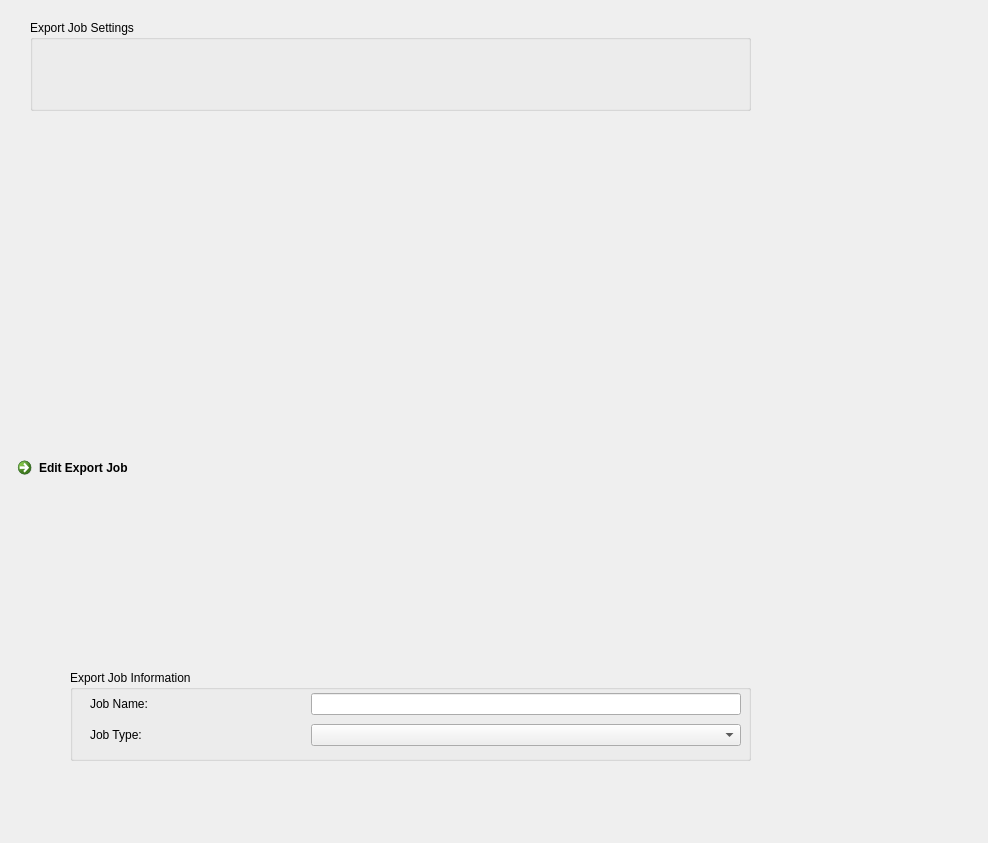
<?xml version="1.0" encoding="UTF-8"?>
<ui version="4.0">
 <class>EditWindow</class>
 <widget class="QMainWindow" name="EditWindow">
  <property name="geometry">
   <rect>
    <x>0</x>
    <y>0</y>
    <width>988</width>
    <height>843</height>
   </rect>
  </property>
  <property name="windowTitle">
   <string>Edit ExportJob</string>
  </property>
  <widget class="QWidget" name="centralwidget">
   <widget class="QCommandLinkButton" name="btn_createNewExport">
    <property name="geometry">
     <rect>
      <x>10</x>
      <y>450</y>
      <width>681</width>
      <height>41</height>
     </rect>
    </property>
    <property name="layoutDirection">
     <enum>Qt::LeftToRight</enum>
    </property>
    <property name="text">
     <string>Edit Export Job</string>
    </property>
    <property name="autoDefault">
     <bool>true</bool>
    </property>
    <property name="default">
     <bool>true</bool>
    </property>
   </widget>
   <widget class="QWidget" name="gridLayoutWidget_2">
    <property name="geometry">
     <rect>
      <x>30</x>
      <y>510</y>
      <width>551</width>
      <height>121</height>
     </rect>
    </property>
    <layout class="QGridLayout" name="gridLayout_2">
     <item row="0" column="0">
      <layout class="QHBoxLayout" name="horizontalLayout"/>
     </item>
    </layout>
   </widget>
   <widget class="QWidget" name="horizontalLayoutWidget_3">
    <property name="geometry">
     <rect>
      <x>70</x>
      <y>670</y>
      <width>681</width>
      <height>91</height>
     </rect>
    </property>
    <layout class="QHBoxLayout" name="horizontalLayout_3">
     <item>
      <widget class="QGroupBox" name="groupBox">
       <property name="title">
        <string>Export Job Information</string>
       </property>
       <widget class="QWidget" name="gridLayoutWidget">
        <property name="geometry">
         <rect>
          <x>20</x>
          <y>20</y>
          <width>651</width>
          <height>61</height>
         </rect>
        </property>
        <layout class="QGridLayout" name="gridLayout">
         <item row="0" column="0">
          <widget class="QLabel" name="label">
           <property name="text">
            <string>Job Name:</string>
           </property>
          </widget>
         </item>
         <item row="1" column="0">
          <widget class="QLabel" name="label_2">
           <property name="text">
            <string>Job Type:</string>
           </property>
          </widget>
         </item>
         <item row="0" column="1" colspan="2">
          <widget class="QLineEdit" name="lineEdit"/>
         </item>
         <item row="1" column="1" colspan="2">
          <widget class="QComboBox" name="comboBox"/>
         </item>
        </layout>
       </widget>
       <widget class="QWidget" name="horizontalLayoutWidget_2">
        <property name="geometry">
         <rect>
          <x>300</x>
          <y>100</y>
          <width>160</width>
          <height>80</height>
         </rect>
        </property>
        <layout class="QHBoxLayout" name="horizontalLayout_2"/>
       </widget>
      </widget>
     </item>
    </layout>
   </widget>
   <widget class="QWidget" name="horizontalLayoutWidget_4">
    <property name="geometry">
     <rect>
      <x>30</x>
      <y>20</y>
      <width>721</width>
      <height>91</height>
     </rect>
    </property>
    <layout class="QHBoxLayout" name="horizontalLayout_4">
     <item>
      <widget class="QGroupBox" name="groupBox_2">
       <property name="title">
        <string>Export Job Settings</string>
       </property>
      </widget>
     </item>
    </layout>
   </widget>
  </widget>
 </widget>
 <resources/>
 <connections/>
</ui>
